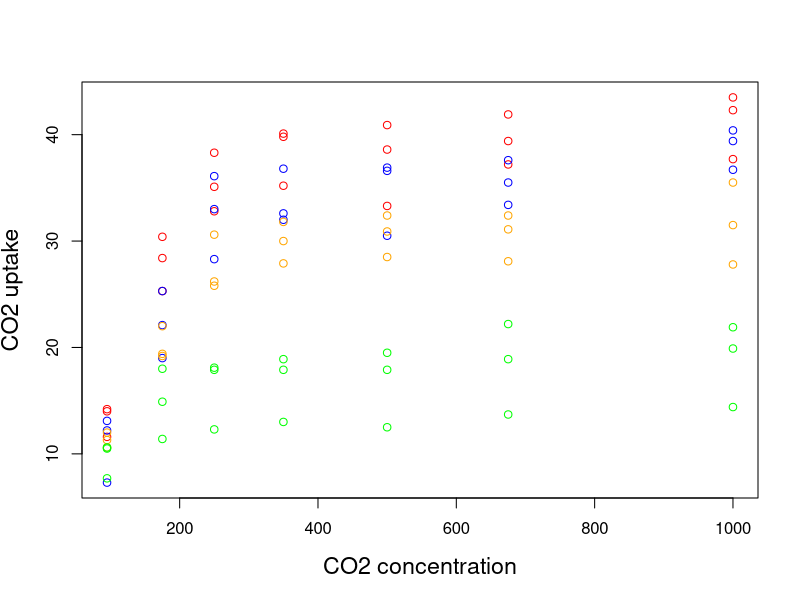
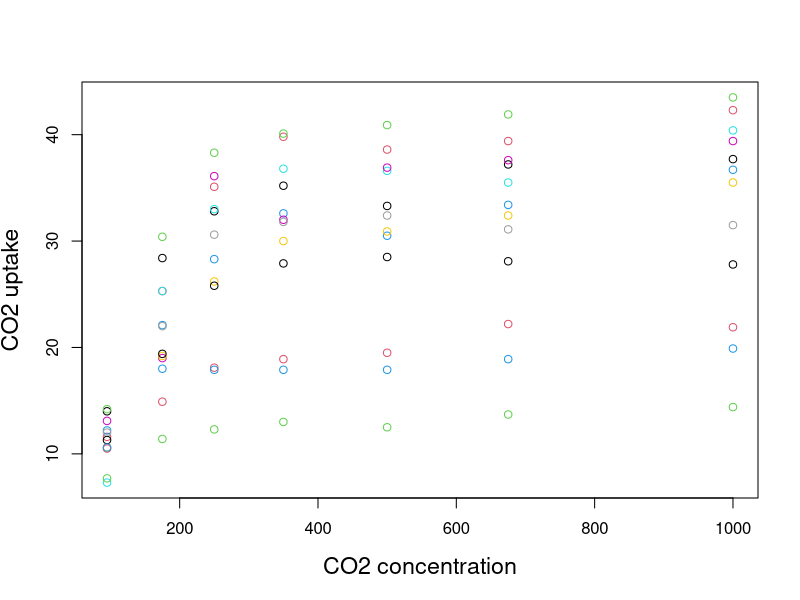
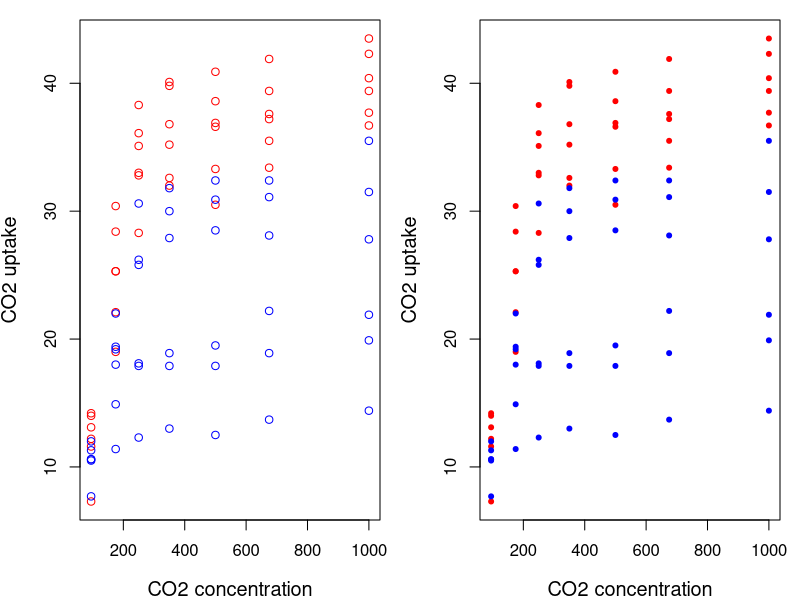

Write the R code that produced these figures, in order. (Note: this script raises an error after producing the figures.)
## ---- chunk 1
knitr::opts_chunk$set(
  comment = "#",
  collapse = TRUE,
  warning = FALSE,
  message = FALSE, 
  fig.width=6, fig.height=6,
  fig.align = 'center'
)
## ---- chunk 2
library(DiagrammeR)
mermaid("
graph LR
A(Start)-->B[Process]
B-->C{Decision}
C-->|TRUE|E(End)
C-->|FALSE|D[Process]
D --> E
")
## ---- chunk 3
if (2+2 == 4) { #<<
  print("Arithmetic works.")
} else { #<<
  print("Houston, we have a problem.")
} #<<
## ---- chunk 4
for(m in 1:5) {
  print(m*2)
}
## ---- chunk 5
for(m in 6:10) {
  print(m*2)
}
## ---- chunk 6
for (i in 4:5) { # for i in 4 to 5
  print(colnames(CO2)[i])  
  print(mean(CO2[,i])) # print the mean of that column from the CO2 dataset
}
## ---- chunk 7
# Output

for (i in 1:3) {
  for (n in 1:3) {
    print (i*n)
  }
}
## ---- chunk 8
(height <- matrix(c(1:10, 21:30), 
                 nrow = 5, 
                 ncol = 4))

## ---- chunk 9
apply(X = height, 
      MARGIN = 1, 
      FUN = mean)

## ---- chunk 10
SimulatedData <- list(SimpleSequence = 1:4, 
             Norm10 = rnorm(10), 
             Norm20 = rnorm(20, 1), 
             Norm100 = rnorm(100, 5))

# Apply mean to each element of the list 
lapply(SimulatedData, mean)
## ---- chunk 11
SimulatedData <- list(SimpleSequence = 1:4, 
             Norm10 = rnorm(10), 
             Norm20 = rnorm(20, 1), 
             Norm100 = rnorm(100, 5))

# Output
sapply(SimulatedData, mean)

## ---- chunk 12
lilySeeds <- c(80, 65, 89, 23, 21)
poppySeeds <- c(20, 35, 11, 77, 79)
  
# Output
mapply(sum, lilySeeds, poppySeeds)
## ---- chunk 13
head(mtcars)

# get the mean hp by cylinder groups
tapply(mtcars$hp, mtcars$cyl, FUN = mean)
## ---- chunk 14
for (i in 1:length(CO2[,1])) {
  if(CO2$Type[i] == "Quebec") {
    CO2$uptake[i] <- CO2$uptake[i] - 2
  }
}
## ---- chunk 15
tapply(CO2$uptake, CO2$Type, mean)
## ---- chunk 16
plot(x=CO2$conc, y=CO2$uptake, type="n", cex.lab=1.4, xlab="CO2 concentration", ylab="CO2 uptake") # Type "n" tells R to not actually plot the points.
 
for (i in 1:length(CO2[,1])) {
  if (CO2$Type[i] == "Quebec" & CO2$Treatment[i] == "nonchilled") {
    points(CO2$conc[i], CO2$uptake[i], col = "red")
  }
  if (CO2$Type[i] == "Quebec" & CO2$Treatment[i] == "chilled") {
    points(CO2$conc[i], CO2$uptake[i], col = "blue")
  }
  if (CO2$Type[i] == "Mississippi" & CO2$Treatment[i] == "nonchilled") {
    points(CO2$conc[i], CO2$uptake[i], col = "orange")
  }
  if (CO2$Type[i] == "Mississippi" & CO2$Treatment[i] == "chilled") {
    points(CO2$conc[i], CO2$uptake[i], col = "green")
  }
}
## ---- chunk 17
plot(x = CO2$conc, y = CO2$uptake, type = "n", cex.lab = 1.4, 
     xlab = "CO2 concentration", ylab = "CO2 uptake") 

plants <- unique(CO2$Plant)
 
for (i in 1:nrow(CO2)){
  for (p in 1:length(plants)) { 
    if (CO2$Plant[i] == plants[p]) {
      points(CO2$conc[i], CO2$uptake[i], col = p)
    }
  }
}

## ---- chunk 18
operations <- function(number1, number2, number3) {
  result <- (number1 + number2) * number3
  print(result)
}
 
operations(1, 2, 3)
## ---- chunk 19
print_animal <- function(animal) {
  if (animal == "dog") {
    print("woof")
  } else if (animal == "cat") {
    print("meow")
  }
}
## ---- chunk 20
Scruffy <- "dog"
Paws <- "cat"
 
print_animal(Scruffy)
 
print_animal(Paws)
## ---- chunk 21
operations <- function(number1, number2, number3 = 3) {
  result <- (number1 + number2) * number3
  print(result)
}
 
operations(1, 2, 3) # is equivalent to
operations(1, 2)
operations(1, 2, 2) # we can still change the value of number3 if needed
## ---- chunk 22
plot.CO2 <- function(CO2, ...) {
  plot(x = CO2$conc, y = CO2$uptake, type = "n", ...) 
 
  for (i in 1:length(CO2[,1])){
     if (CO2$Type[i] == "Quebec") {
       points(CO2$conc[i], CO2$uptake[i], col="red", type="p", ...) 
     } else if (CO2$Type[i] == "Mississippi") {
       points(CO2$conc[i], CO2$uptake[i], col="blue", type="p", ...) 
     }
  }
}
par(mfrow=c(1,2), mar = c(4,4,1,1)) 
plot.CO2(CO2, cex.lab=1.2, xlab="CO2 concentration", ylab="CO2 uptake")
plot.CO2(CO2, cex.lab=1.2, xlab="CO2 concentration", ylab="CO2 uptake", pch=20)
## ---- chunk 23
sum2 <- function(...){
  args <- list(...)
  result <- 0
  for (i in args)  {
    result <- result + i
  }
  return (result)
}
 
sum2(2, 3)
sum2(2, 4, 5, 7688, 1)
## ---- chunk 24
myfun <- function(x) {
  if (x < 10) {
    0
  } else {
    10
  }
}

myfun(5)
myfun(15)
## ---- chunk 25
var1 <- 3     # var1 is defined outside our function
vartest <- function() {
  a <- 4      # 'a' is defined inside
  print(a)    # print 'a'
  print(var1) # print var1
}

a             # we cannot print 'a' as it exists only inside the function

vartest()     # calling vartest() will print a and var1 

rm(var1)      # remove var1
vartest()     # calling the function again doesn't work anymore
## ---- chunk 26
var1 <- 3     # var1 is defined outside our function
vartest <- function(var1) {
  print(var1) # print var1
}

vartest(8)    # Inside our function var1 is now our argument and takes its value

var1          # var1 still has the same value
## ---- chunk 27
a <- 3
b <- 0
if (a > 5) {  
  b <- 2
} 
a + b
